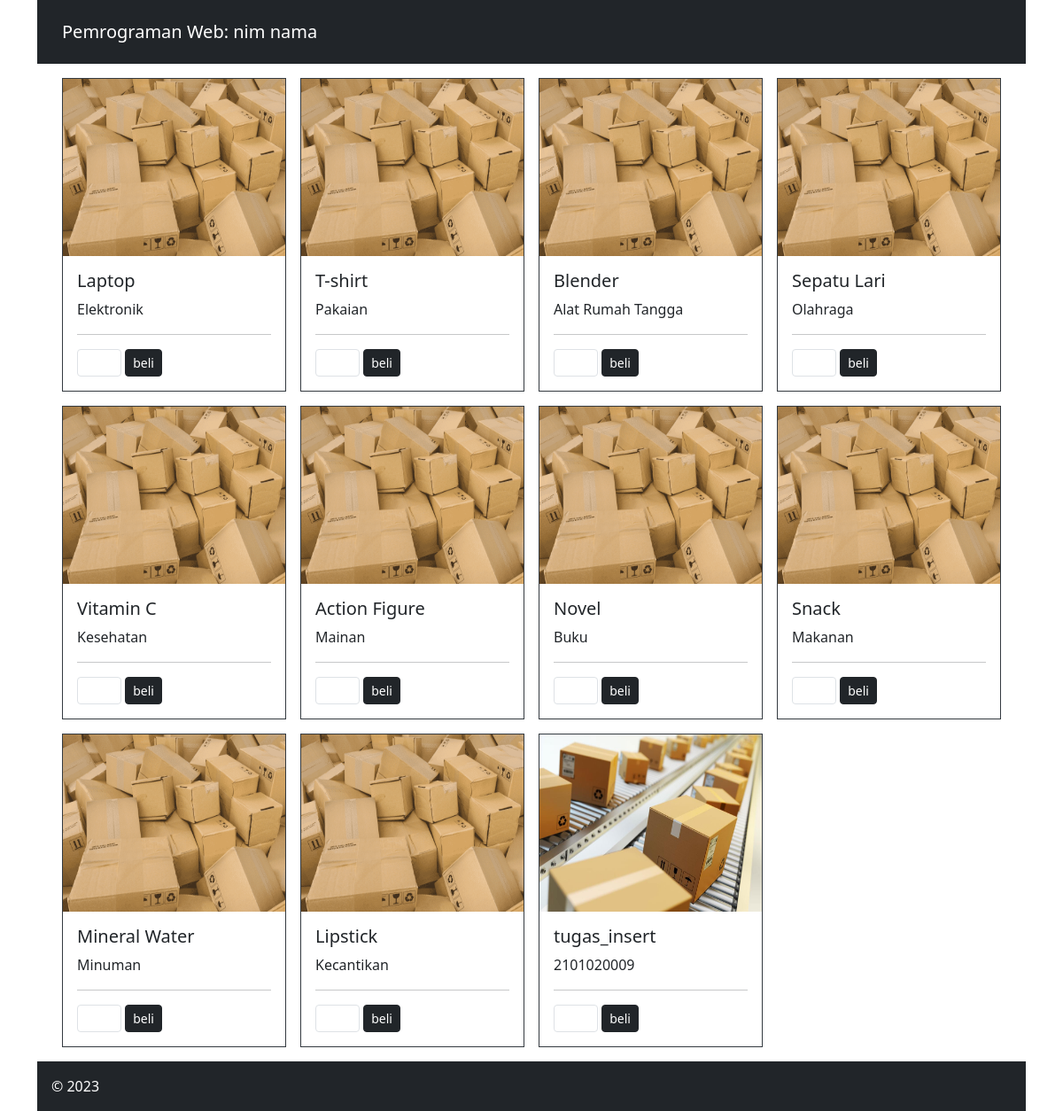
The page / on the database its author committed.
### tables this page shows
CREATE TABLE `produk` (
  `id_produk` int(11) NOT NULL,
  `nama_produk` varchar(255) NOT NULL,
  `harga` int(11) NOT NULL,
  `gambar` varchar(255) NOT NULL,
  `id_kategori` int(11) NOT NULL
);

CREATE TABLE `kategori` (
  `id_kategori` int(11) NOT NULL,
  `nama_kategori` varchar(255) NOT NULL
);

### index.php (the view, shortened to what this page needs)
<!DOCTYPE html>
<html lang="en">
<head>
  <link href="https://cdn.jsdelivr.net/npm/bootstrap@5.3.2/dist/css/bootstrap.min.css" rel="stylesheet">
</head>
<body class="container d-flex flex-column h-100">
  <header>
    <nav class="navbar navbar-expand-lg navbar-dark bg-dark p-3">
      <div class="container">
        <a class="navbar-brand" href="#">Pemrograman Web: nim nama</a>
      </div>
    </nav>
  </header>
  <div class="container flex-grow-1" id="content">
      <div class="row row-cols-1 row-cols-md-4 g-3 p-3">
        <?php
        include "sql.php";
        $que    = "SELECT * FROM produk INNER JOIN kategori ON produk.id_kategori=kategori.id_kategori order by id_produk";
        $select = mysqli_query($con,$que);
        while($data= mysqli_fetch_array($select)){
        ?>
        <form action="pesanan-add.php" method="post">
        <div class="col">
          <div class="card h-100">
            <img src="images/<?php echo $data['gambar']; ?>" class="card-img-top" alt="..." width="300" height="200">
            <div class="card-body">
              <h5 class="card-title"><?php echo $data['nama_produk']; ?></h5>
              <p class="card-text"><?php echo $data['nama_kategori']; ?></p>
              <hr>
              <form>
                <div class="form-group d-flex">
                  <input class="form-control form-control-sm max-width-input" type="number" name="jumlah">&nbsp;
                  <input class="btn btn-dark btn-sm ml-2" type="submit" name="submit" value="beli">
                </div>
              </form>
            </div>
          </div>
        </div>
        </form>
        <?php } ?>
      </div>
  </div>
  <footer class="bg-dark text-white p-3" >
    <a>&copy; 2023</a>
  </footer>
</body>
</html>

### index.php (style rules this page uses)
html, body { height: 100%; }
.card { border-radius: 0; border: 1px solid #343a40; }
.card img { border-radius: 0; }
.card-title { white-space: nowrap; overflow: hidden; text-overflow: ellipsis; max-width: 100%; }
.card-text { white-space: nowrap; overflow: hidden; text-overflow: ellipsis; max-width: 100%; }
.max-width-input { max-width: 50px; }

### rows shown on the page
produk: gambar (picture), nama_produk "Laptop", id_kategori.nama_kategori "Elektronik"
produk: gambar (picture), nama_produk "T-shirt", id_kategori.nama_kategori "Pakaian"
produk: gambar (picture), nama_produk "Blender", id_kategori.nama_kategori "Alat Rumah Tangga"
produk: gambar (picture), nama_produk "Sepatu Lari", id_kategori.nama_kategori "Olahraga"
produk: gambar (picture), nama_produk "Vitamin C", id_kategori.nama_kategori "Kesehatan"
produk: gambar (picture), nama_produk "Action Figure", id_kategori.nama_kategori "Mainan"
produk: gambar (picture), nama_produk "Novel", id_kategori.nama_kategori "Buku"
produk: gambar (picture), nama_produk "Snack", id_kategori.nama_kategori "Makanan"
produk: gambar (picture), nama_produk "Mineral Water", id_kategori.nama_kategori "Minuman"
produk: gambar (picture), nama_produk "Lipstick", id_kategori.nama_kategori "Kecantikan"
produk: gambar (picture), nama_produk "tugas_insert", id_kategori.nama_kategori "2101020009"
